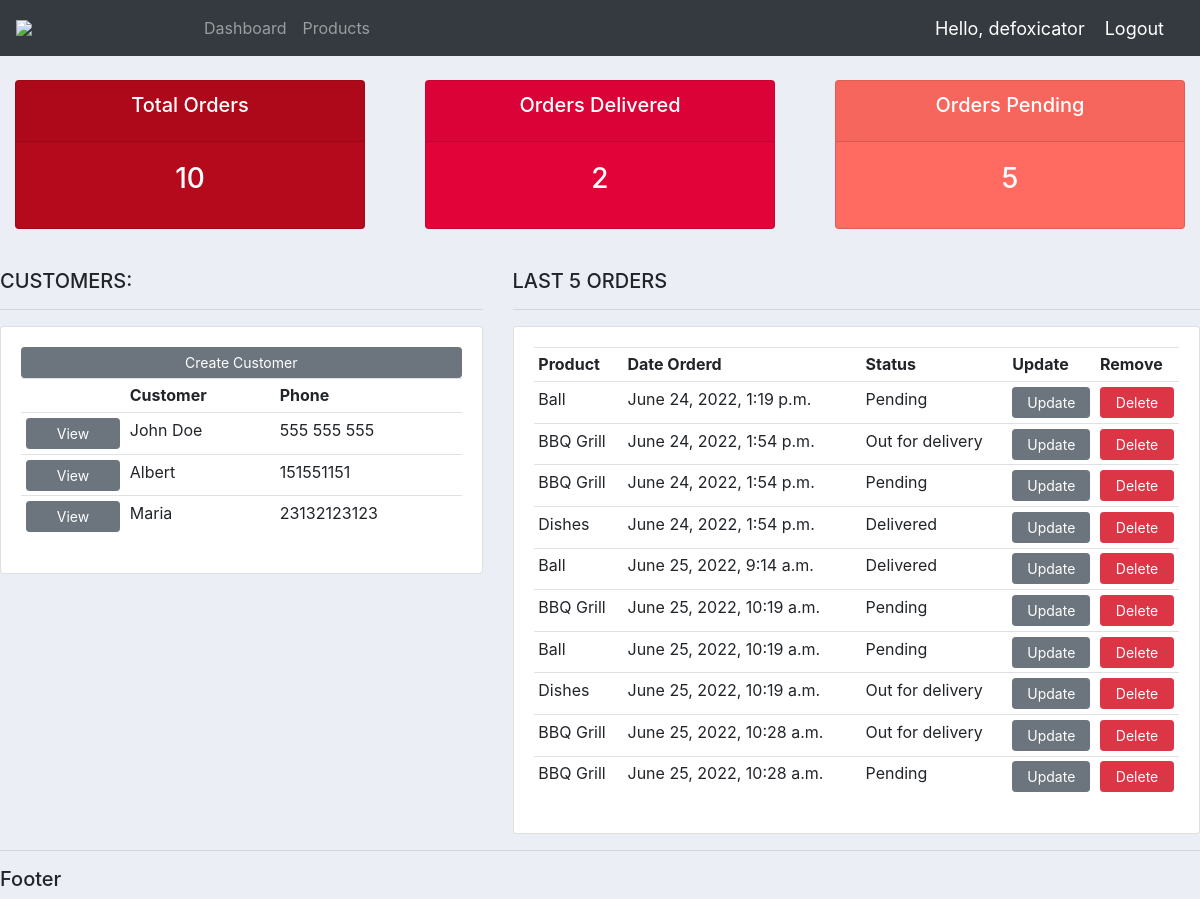
The app's page / (signed in) with its own data.
### accounts/models.py (models this page shows, shortened)
class Customer(models.Model):
    name = models.CharField(max_length=200, null=True)
    phone = models.CharField(max_length=200, null=True)
    email = models.CharField(max_length=200, null=True)
    date_created = models.DateTimeField(auto_now_add=True, null=True)

class Order(models.Model):
    STATUS = (
        ('Pending', 'Pending'),
        ('Out for delivery', 'Out for delivery'),
        ('Delivered', 'Delivered'),
    )
    customer = models.ForeignKey(Customer, null=True, on_delete=models.SET_NULL)
    product = models.ForeignKey(Product, null=True, on_delete=models.SET_NULL)
    date_created = models.DateTimeField(auto_now_add=True, null=True)
    status = models.CharField(max_length=200, null=True, choices=STATUS)
    note = models.CharField(max_length=1000, null=True)

class Product(models.Model):
    CATEGORY = (
        ('Indoor', 'Indoor'),
        ('Outdoor', 'Outdoor'),
        )
    name = models.CharField(max_length=200, null=True)
    price = models.FloatField(null=True)
    category = models.CharField(max_length=200, null=True, choices=CATEGORY)
    description = models.CharField(max_length=200, null=True, blank=True)
    date_created = models.DateTimeField(auto_now_add=True, null=True)
    tags = models.ManyToManyField(Tag)
    def __str__(self):
        return self.name

### accounts/decorators.py (the view)
    def wrapper_function(request, *args, **kwargs):
        group = None
        if request.user.groups.exists():
            group = request.user.groups.all()[0].name
        if group == 'customer':
            return redirect('user-page')
        if group == 'admin':
            return view_func(request, *args, **kwargs)

### accounts/views.py (called while the page is built)
@login_required(login_url='login')
@admin_only
def home(request):
    orders = Order.objects.all()
    customers = Customer.objects.all()
    total_customers = customers.count()
    total_orders = orders.count()
    delivered = orders.filter(status='Delivered').count()
    pending = orders.filter(status='Pending').count()
    context = {
        'orders': orders,
        'customers': customers,
        'total_customers': total_customers,
        'total_orders': total_orders,
        'delivered': delivered,
        'pending': pending,
    }
    return render(request, 'accounts/dashboard.html', context)

### accounts/templates/accounts/dashboard.html
{% extends 'accounts/main.html' %}
{% block content %}
{% include 'accounts/status.html' %}
<br>
<div class="row">
	<div class="col-md-5">
		<h5>CUSTOMERS:</h5>
		<hr>
		<div class="card card-body">
			<a class="btn btn-secondary  btn-sm btn-block" href="">Create Customer</a>
			<table class="table table-sm">
				<tr>
					<th></th>
					<th>Customer</th>
					<th>Phone</th>
				</tr>
				{% for customer in customers %}
				<tr>
					<td><a class="btn btn-secondary  btn-sm btn-block" href="{% url 'customer' customer.id %}">View</a></td>
					<td>{{customer.name}}</td>
					<td>{{customer.phone}}</td>
				</tr>
				{% endfor %}
			</table>
		</div>
	</div>
	<div class="col-md-7">
		<h5>LAST 5 ORDERS</h5>
		<hr>
		<div class="card card-body">
			<table class="table table-sm">
				<tr>
					<th>Product</th>
					<th>Date Orderd</th>
					<th>Status</th>
					<th>Update</th>
					<th>Remove</th>
				</tr>
				{% for order in orders %}
				<tr>
					<td>{{order.product}}</td>
					<td>{{order.date_created}}</td>
					<td>{{order.status}}</td>
					<td><a class="btn btn-secondary btn-sm btn-block" href="{% url 'update_order' order.id %}">Update</td>
					<td><a class="btn btn-sm btn-danger btn-sm btn-block" href="{% url 'delete_order' order.id %}">Delete</td>
				</tr>
				{% endfor %}
			</table>
		</div>
	</div>
</div>
{% endblock %}

### accounts/templates/accounts/main.html (shortened to what this page needs)
{% load static %}
<!DOCTYPE html>
<html>
    <head>
        <link rel="stylesheet" href="https://cdn.jsdelivr.net/npm/bootstrap@4.3.1/dist/css/bootstrap.min.css">
        <link rel="stylesheet" href="{% static '/css/main.css' %}">
    </head>
    <body>
        {% include 'accounts/navbar.html' %}
        {% block content %}
        {% endblock %}
       <hr>
       <h5>Footer</h5>
    </body>
</html>

### accounts/templates/accounts/navbar.html (shortened to what this page needs)
{% load static %}
<nav class="navbar navbar-expand-lg navbar-dark bg-dark">
    <img class="logo" src="{% static 'images/logo long.bmp' %}" width="180px">
    <div class="collapse navbar-collapse" id="navbarNav">
      <ul class="navbar-nav">
        {% if request.user.is_staff %}
        <li class="nav-item">
          <a class="nav-link" href="#">Dashboard</a>
        </li>
        <li class="nav-item">
          <a class="nav-link" href="#">Products</a>
        </li>
        {% endif %}
      </ul>
    </div>
    <span class="hello-msg">Hello, {{ request.user }}</span>
    <span><a class="hello-msg" href="{% url 'logout' %}">Logout</a></span>
  </nav>

### accounts/templates/accounts/status.html
<br>
<div class="row">
	<div class="col">
		<div class="col-md">
			<div class="card text-center text-white  mb-3" id="total-orders">
			  	<div class="card-header">
			  		<h5 class="card-title">Total Orders</h5>
			  	</div>
			  	<div class="card-body">
			    	<h3 class="card-title">{{ total_orders }}</h3>
			  	</div>
			</div>
		</div>
	</div>
	<div class="col">
		<div class="col-md">
			<div class="card text-center text-white  mb-3" id="orders-delivered">
			  	<div class="card-header">
			  		<h5 class="card-title">Orders Delivered</h5>
			  	</div>
			  	<div class="card-body">
			    	<h3 class="card-title">{{ delivered }}</h3>
			  	</div>
			</div>
		</div>
	</div>
	<div class="col">
		<div class="col-md">
			<div class="card text-center text-white  mb-3" id="orders-pending">
			  	<div class="card-header">
			  		<h5 class="card-title">Orders Pending</h5>
			  	</div>
			  	<div class="card-body">
			    	<h3 class="card-title">{{ pending }}</h3>
			  	</div>
			</div>
		</div>
	</div>
</div>

### static/css/main.css (style rules this page uses)
body { background-color: #ebeff5; }
#total-orders { background-color: #B40A1B; }
#orders-delivered { background-color: #E20338; }
#orders-pending { background-color: #FF6A61; }

### accounts/templates/accounts/navbar.html (style rules this page uses)
.hello-msg { font-size: 18px; color: #fff; margin-right: 20px; }

### records on screen
Customer: name "John Doe", phone "555 555 555"
Customer: name "Albert", phone "151551151"
Customer: name "Maria", phone "23132123123"
Order: product "Ball", date_created "June 24, 2022, 1:19 p.m.", status "Pending"
Order: product "BBQ Grill", date_created "June 24, 2022, 1:54 p.m.", status "Out for delivery"
Order: product "BBQ Grill", date_created "June 24, 2022, 1:54 p.m.", status "Pending"
Order: product "Dishes", date_created "June 24, 2022, 1:54 p.m.", status "Delivered"
Order: product "Ball", date_created "June 25, 2022, 9:14 a.m.", status "Delivered"
Order: product "BBQ Grill", date_created "June 25, 2022, 10:19 a.m.", status "Pending"
Order: product "Ball", date_created "June 25, 2022, 10:19 a.m.", status "Pending"
Order: product "Dishes", date_created "June 25, 2022, 10:19 a.m.", status "Out for delivery"
Order: product "BBQ Grill", date_created "June 25, 2022, 10:28 a.m.", status "Out for delivery"
Order: product "BBQ Grill", date_created "June 25, 2022, 10:28 a.m.", status "Pending"

### other values on screen
{{ request.user }} "defoxicator"
{{ total_orders }} "10"
{{ delivered }} "2"
{{ pending }} "5"
